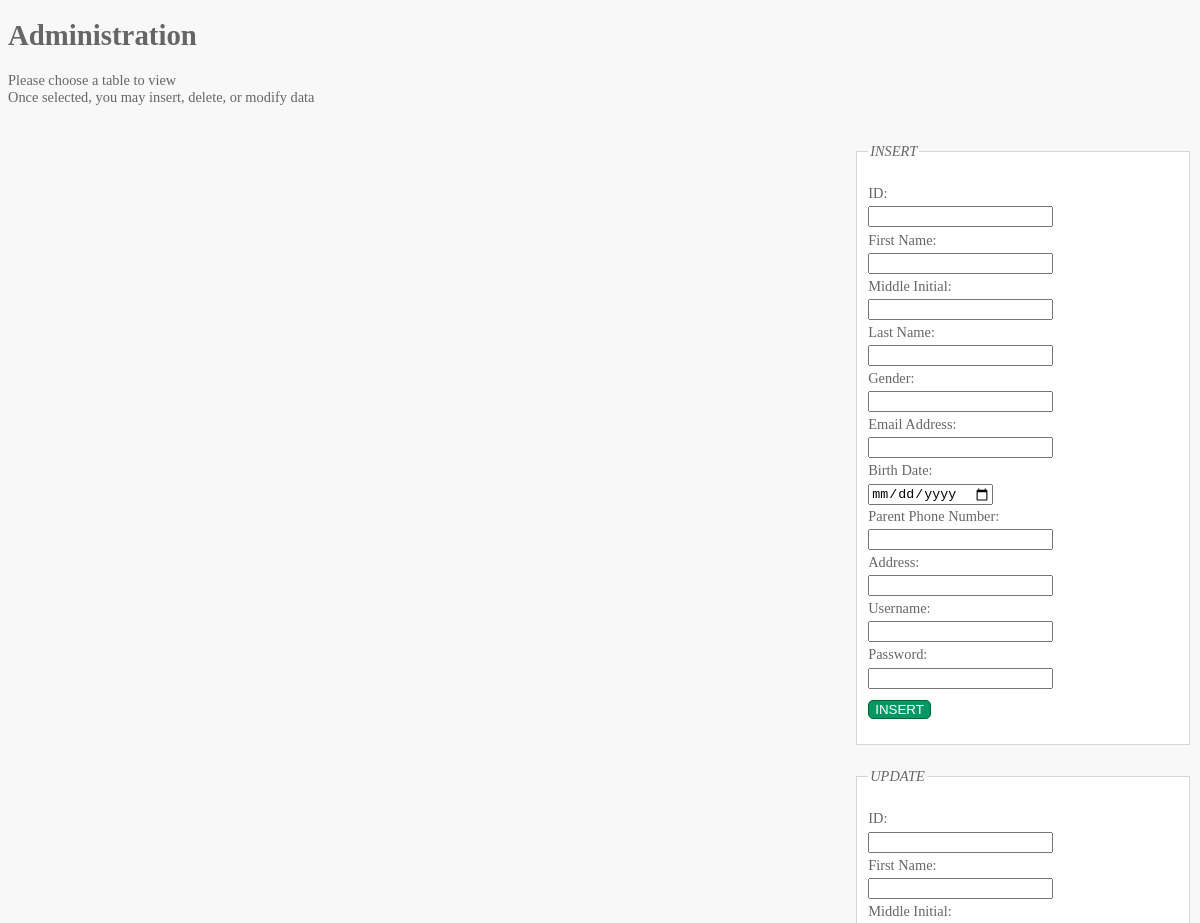
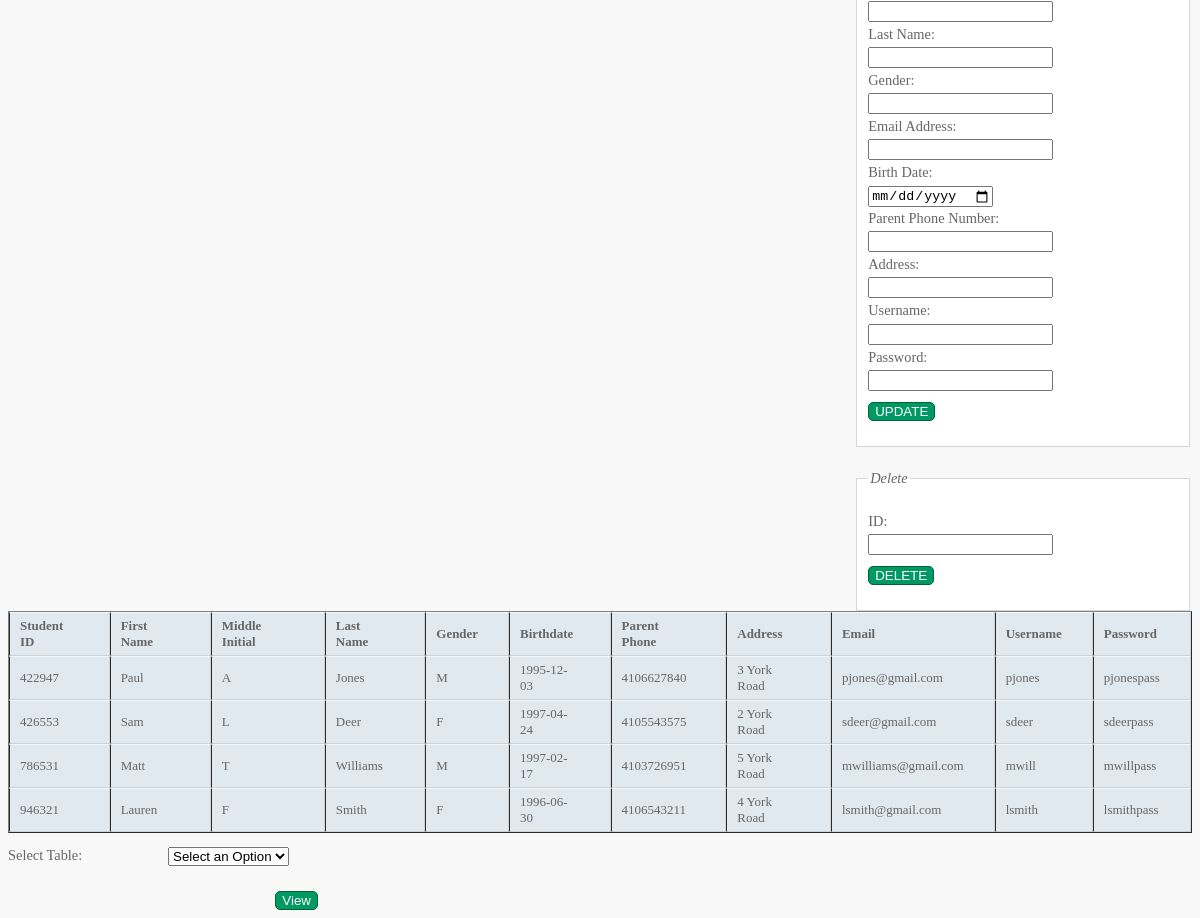
Page /admins_home.php on the committed database (2 pictures, top to bottom).
### tables this page shows
CREATE TABLE IF NOT EXISTS STUDENT
(	studentID	CHAR(7)				NOT NULL,
	Fname		VARCHAR(15)			NOT NULL,
	MInit		CHAR,
    Lname		VARCHAR(15)			NOT NULL,
    Gender		CHAR(10)			NOT NULL,
    Bdate		DATE				NOT NULL,
	parentPhone	VARCHAR(12)			NOT NULL,
    Address		VARCHAR(30)			NOT NULL,
    Email		VARCHAR(25)			NOT NULL,
	Username	VARCHAR(25)			NOT NULL,
	Password	VARCHAR(25)			NOT NULL,
    PRIMARY KEY (studentID),
    UNIQUE(Username));

### students_list.php (the view, shortened to what this page needs)
<!DOCTYPE html>
<html>
	<head>
  	<link href="pagestyle.css" type="text/css" rel="stylesheet" />
	</head>
	<body>
		<h1>Administration</h1>
		<p>Please choose a table to view<br /> Once selected, you may insert, delete, or modify data</p>
		<div id="controlBox">
			<div id="insert">
        <form action="students_list.php" method="post">
			<fieldset>
				<legend>INSERT</legend>
				<p><label class="title" for="idnumber">ID:</label>
					<input type="text" name="idnumber" id="idnumber" required="required"><br />
					<label class="title" for="fname">First Name:</label>
					<input type="text" name="fname" id="fname" required="required"><br />
					<label class="title" for="mi">Middle Initial:</label>
					<input type="text" name="mi" id="mi" required="required"><br />
					<label class="title" for="lname">Last Name:</label>
					<input type="text" name="lname" id="lname" required="required"><br />
					<label class="title" for="gender">Gender:</label>
					<input type="text" name="gender" id="gender" required="required"><br />
					<label class="title" for="email">Email Address:</label>
					<input type="text" name="email" id="email" required="required"><br />
					<label class="title" for="bdate">Birth Date:</label><br />
					<input type="date" name="bdate" id="bdate" required="required"><br />
					<label class="title" for="parentphone">Parent Phone Number:</label>
					<input type="text" name="parentphone" id="parentphone" required="required"><br />
					<label class="title" for="address">Address:</label>
					<input type="text" name="address" id="address" required="required"><br />
					<label class="title" for="username">Username:</label>
					<input type="text" name="username" id="username" required="required"><br />
					<label class="title" for="password" required="required">Password:</label>
					<input type="password" name="password" id="password"><br />
					<input type="submit" name="add" value="INSERT" />
        </form>
				</div>
					<div id="update">
            <form action="students_list.php" method="post">
					<fieldset>
						<legend>UPDATE</legend>
						<p><label class="title" for="idnumber">ID:</label>
							<input type="text" name="idnumber" id="idnumber" required="required"><br />
							<label class="title" for="fname">First Name:</label>
							<input type="text" name="fname" id="fname" required="required"><br />
							<label class="title" for="mi">Middle Initial:</label>
							<input type="text" name="mi" id="mi" required="required"><br />
							<label class="title" for="lname">Last Name:</label>
							<input type="text" name="lname" id="lname" required="required"><br />
							<label class="title" for="gender">Gender:</label>
							<input type="text" name="gender" id="gender" required="required"><br />
							<label class="title" for="email">Email Address:</label>
							<input type="text" name="email" id="email" required="required"><br />
							<label class="title" for="bdate">Birth Date:</label><br />
							<input type="date" name="bdate" id="bdate" required="required"><br />
							<label class="title" for="parentphone">Parent Phone Number:</label>
							<input type="text" name="parentphone" id="parentphone" required="required"><br />
							<label class="title" for="fname">Address:</label>
							<input type="text" name="address" id="address" required="required"><br />
							<label class="title" for="username">Username:</label>
							<input type="text" name="username" id="username" required="required"><br />
							<label class="title" for="password" required="required">Password:</label>
							<input type="password" name="password" id="password"><br />
							<input type="submit" name="edit" value="UPDATE" />
            </form>
						</div>
						<div id="delete">
              <form action="students_list.php" method="post">
						<fieldset>
							<legend>Delete</legend>
							<p><label class="title" for="idnumber">ID:</label>
								<input type="text" name="idnumber" id="idnumber" required="required"><br />
								<input type="submit" name = "delete" value="DELETE" />
              </form>
							</div>
		</div>
    <div id="main">
     <table border=1>
       <tr>
       <th>Student ID</th>
       <th>First Name</th>
       <th>Middle Initial</th>
       <th>Last Name</th>
       <th>Gender</th>
       <th>Birthdate</th>
       <th>Parent Phone</th>
       <th>Address</th>
       <th>Email</th>
       <th>Username</th>
       <th>Password</th>
       </tr>
<?php
include 'db.inc.php';
if (!($connection = @ mysql_connect($hostName, $username,
  $password)))
  showerror();
    $query = "SELECT * FROM student";
    if (!($result = @ mysql_query ($query, $connection)))
      showerror();
    while ($row = @ mysql_fetch_array($result))
      echo "<tr>
    <td>{$row["studentID"]}</td>
    <td>{$row["Fname"]}</td>
    <td>{$row["MInit"]}</td>
    <td>{$row["Lname"]}</td>
    <td>{$row["Gender"]}</td>
    <td>{$row["Bdate"]}</td>
    <td>{$row["parentPhone"]}</td>
    <td>{$row["Address"]}</td>
    <td>{$row["Email"]}</td>
    <td>{$row["Username"]}</td>
    <td>{$row["Password"]}</td>
    </tr>";
  ?>
</table>
<form action="admins_home.php" method="post">
<p><label class="title" for="selectTable"> Select Table:</label>
<select name="selectTable" id="selectTable">
	<option value="" disabled selected>Select an Option</option>
</select></p>
<div class="submit">
 <input type="submit" value="View" />
</div>
</form>
 </div>
 </body>
</html>

### PAUL UPDATED FINAL REPORT FILES/css/pagestyle.css (style rules this page uses)
body { font=family: Arial, Verdana, sans-serif; font-size: 90%; color: #666666; background-color: #f8f8f8; }
table { border-spacing: 0px; }
th, td { padding: 5px 30px 5px 10px; border-spacing: 0px; font-size: 90%; margin: 0px; }
th,td { text-align: left; background-color: #e0e9f0; border-top: 1px solid #f1f8fe; border-bottom: 1px solid #cbd2d8; border-right: 1px solid #cbd2d8; }
td { text-shadow: 1px 1px p1x #ffffff; }
fieldset { width: 310px; margin-top:20px; border: 1px solid #d6d6d6; background-color: #ffffff; line-height: 1.6em; }
legend { font-style: italic; color: #666666; }
input[type="submit"] { border: 1px solid #006633; background-color: #009966; color: #ffffff; border-radius: 5px; padding 5px; margin-top: 10px; }
.title { float: left; width: 160px; clear: left; }
.submit { width: 310px; text-align: right; }
#controlBox { float:right; }

### rows in the picture
student: studentID "422947", Fname "Paul", MInit "A", Lname "Jones", Gender "M", Bdate "1995-12-03", parentPhone "4106627840", Address "3 York Road", Email "pjones@gmail.com", Username "pjones", Password "pjonespass"
student: studentID "426553", Fname "Sam", MInit "L", Lname "Deer", Gender "F", Bdate "1997-04-24", parentPhone "4105543575", Address "2 York Road", Email "sdeer@gmail.com", Username "sdeer", Password "sdeerpass"
student: studentID "786531", Fname "Matt", MInit "T", Lname "Williams", Gender "M", Bdate "1997-02-17", parentPhone "4103726951", Address "5 York Road", Email "mwilliams@gmail.com", Username "mwill", Password "mwillpass"
student: studentID "946321", Fname "Lauren", MInit "F", Lname "Smith", Gender "F", Bdate "1996-06-30", parentPhone "4106543211", Address "4 York Road", Email "lsmith@gmail.com", Username "lsmith", Password "lsmithpass"
